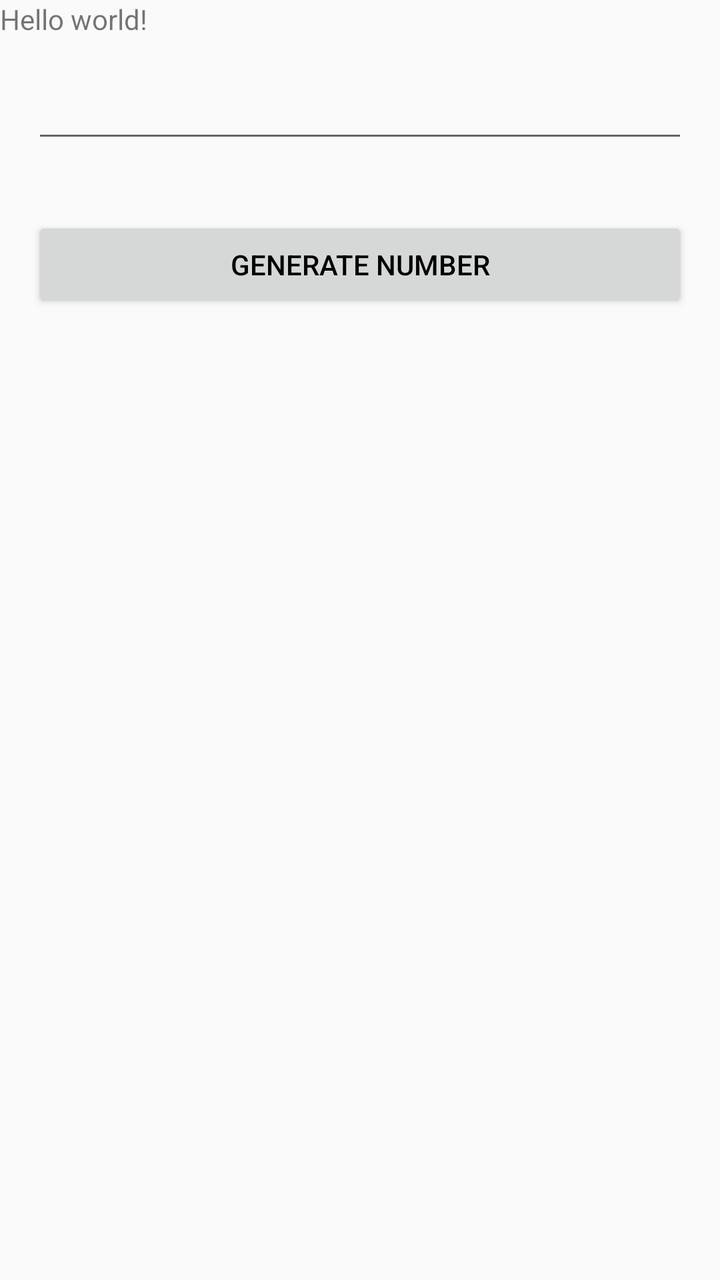
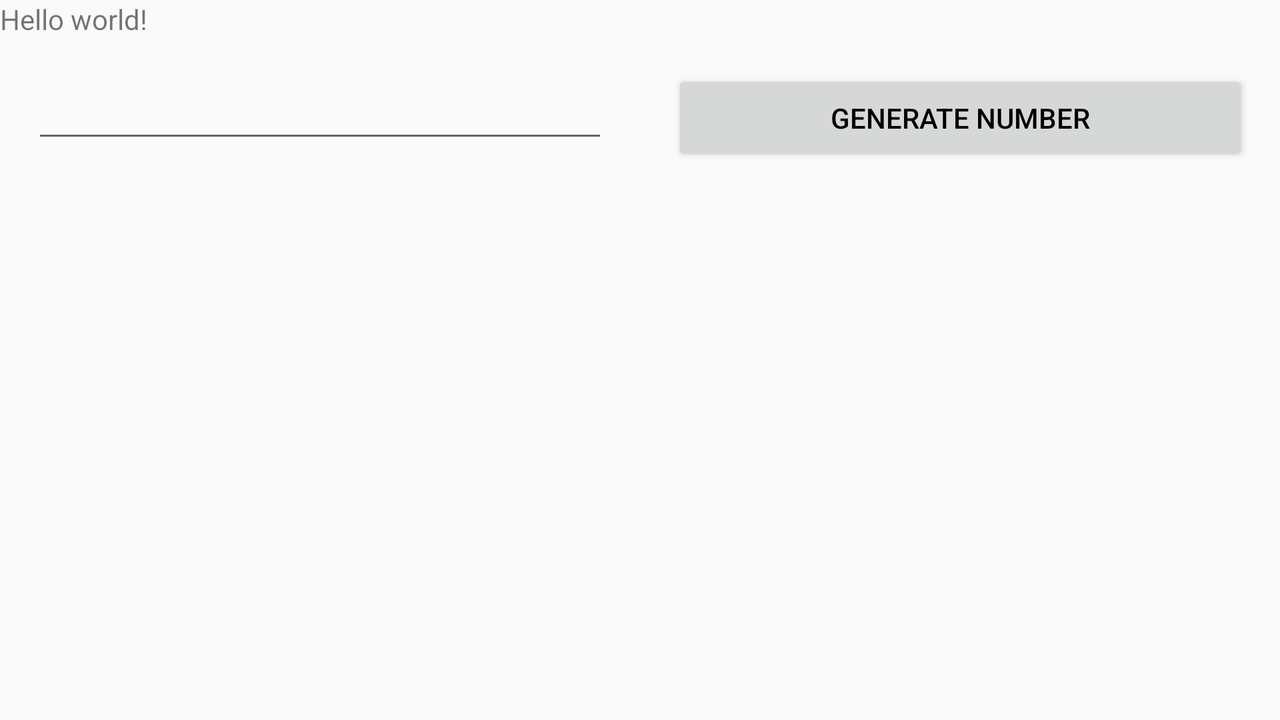

First picture: res/layout/ on a phone held upright. Second picture: the repository's own variant of that layout, on a device whose configuration matches the variant's folder. Source for both follows.
<!-- AndroidManifest.xml: application theme AppTheme -->
<!-- res/layout/activity_hello.xml -->
<?xml version="1.0" encoding="utf-8"?>
<LinearLayout xmlns:android="http://schemas.android.com/apk/res/android"
    android:orientation="vertical"
    android:layout_width="match_parent"
    android:layout_height="match_parent">
    <TextView
        android:id="@+id/tv_hello"
        android:text="@string/hello_world"
        android:textSize="@dimen/big_text_size"
        android:layout_width="match_parent"
        android:layout_height="wrap_content" />

    <EditText
        android:layout_margin="16dp"
        android:id="@+id/in_text"
        android:layout_width="match_parent"
        android:layout_height="wrap_content" />
    <Button
        android:id="@+id/btn_gen"
        android:text="@string/generate_number"
        android:layout_margin="16dp"
        android:layout_width="match_parent"
        android:layout_height="wrap_content" />
    <TextView
        android:id="@+id/ciao"
        android:layout_width="match_parent"
        android:layout_height="wrap_content" />
</LinearLayout>
<!-- resources referenced by this layout -->
<resources>
  <string name="generate_number">Generate number</string>
  <string name="hello_world">Hello world!</string>
  <style name="AppTheme" parent="Theme.AppCompat.Light">
              <item name="windowActionBar">false</item>
              <item name="windowNoTitle">true</item>
              <item name="android:windowActionBar">false</item>
              <item name="android:windowNoTitle">true</item>
              <item name="android:textColorPrimary">#FF000000</item>
              <item name="colorPrimary">#FF0000</item>
              <item name="colorPrimaryDark">#990000</item>
              <item name="colorAccent">#555599</item>
          </style>
</resources>
<!-- res/layout-land/activity_hello.xml (the repository's variant of the layout above) -->
<!-- drawn on the phone turned sideways -->
<?xml version="1.0" encoding="utf-8"?>
<LinearLayout xmlns:android="http://schemas.android.com/apk/res/android"
    android:orientation="vertical"
    android:layout_width="match_parent"
    android:layout_height="match_parent">
<TextView
    android:id="@+id/tv_hello"
    android:text="@string/hello_world"
    android:textSize="@dimen/big_text_size"
    android:layout_width="match_parent"
    android:layout_height="wrap_content" />

    <LinearLayout
        android:orientation="horizontal"
        android:layout_width="match_parent"
        android:layout_height="wrap_content">

    <EditText
        android:layout_margin="16dp"
        android:id="@+id/in_text"
        android:layout_width="0dp"
        android:layout_weight="1"
        android:layout_height="wrap_content" />
    <Button
        android:id="@+id/btn_gen"
        android:text="@string/generate_number"
        android:layout_margin="16dp"
        android:layout_width="0dp"
        android:layout_weight="1"
        android:layout_height="wrap_content" />

    </LinearLayout>
</LinearLayout>
